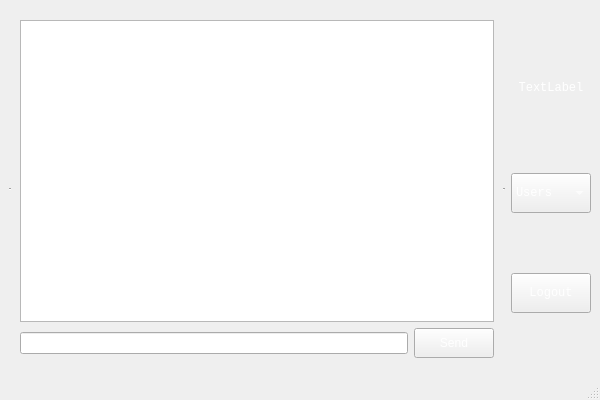
<?xml version="1.0" encoding="UTF-8"?>
<ui version="4.0">
 <class>ChatWindow</class>
 <widget class="QMainWindow" name="ChatWindow">
  <property name="geometry">
   <rect>
    <x>0</x>
    <y>0</y>
    <width>600</width>
    <height>400</height>
   </rect>
  </property>
  <property name="font">
   <font>
    <family>Consolas</family>
   </font>
  </property>
  <property name="windowTitle">
   <string>MainWindow</string>
  </property>
  <property name="styleSheet">
   <string notr="true">border-image:url(:/img/backround3.jpg);</string>
  </property>
  <widget class="QWidget" name="centralwidget">
   <property name="contextMenuPolicy">
    <enum>Qt::DefaultContextMenu</enum>
   </property>
   <layout class="QVBoxLayout" name="verticalLayout_4">
    <item>
     <layout class="QHBoxLayout" name="horizontalLayout">
      <item>
       <layout class="QVBoxLayout" name="verticalLayout">
        <property name="sizeConstraint">
         <enum>QLayout::SetDefaultConstraint</enum>
        </property>
       </layout>
      </item>
      <item>
       <widget class="QScrollArea" name="scrollArea">
        <property name="frameShape">
         <enum>QFrame::HLine</enum>
        </property>
        <property name="verticalScrollBarPolicy">
         <enum>Qt::ScrollBarAlwaysOff</enum>
        </property>
        <property name="horizontalScrollBarPolicy">
         <enum>Qt::ScrollBarAsNeeded</enum>
        </property>
        <property name="widgetResizable">
         <bool>true</bool>
        </property>
        <widget class="QWidget" name="scrollAreaWidgetContents">
         <property name="geometry">
          <rect>
           <x>0</x>
           <y>0</y>
           <width>478</width>
           <height>325</height>
          </rect>
         </property>
         <layout class="QVBoxLayout" name="verticalLayout_3">
          <item>
           <layout class="QHBoxLayout" name="horizontalLayout_3">
            <property name="spacing">
             <number>0</number>
            </property>
            <item>
             <widget class="QTextEdit" name="messageText">
              <property name="font">
               <font>
                <pointsize>9</pointsize>
               </font>
              </property>
              <property name="styleSheet">
               <string notr="true">border-image:url(:/img/backroundwhite.jpg);
color:black;</string>
              </property>
              <property name="readOnly">
               <bool>true</bool>
              </property>
             </widget>
            </item>
           </layout>
          </item>
          <item>
           <layout class="QHBoxLayout" name="horizontalLayout_2">
            <item>
             <widget class="QLineEdit" name="lineEdit">
              <property name="styleSheet">
               <string notr="true">border-image:url(:/img/backroundwhite.jpg);
color:black;</string>
              </property>
             </widget>
            </item>
            <item>
             <widget class="QPushButton" name="sendButton">
              <property name="minimumSize">
               <size>
                <width>40</width>
                <height>30</height>
               </size>
              </property>
              <property name="styleSheet">
               <string notr="true">color:white;</string>
              </property>
              <property name="text">
               <string>Send</string>
              </property>
             </widget>
            </item>
           </layout>
          </item>
         </layout>
        </widget>
       </widget>
      </item>
      <item>
       <layout class="QVBoxLayout" name="verticalLayout_2">
        <item>
         <widget class="QLabel" name="helloText">
          <property name="minimumSize">
           <size>
            <width>80</width>
            <height>0</height>
           </size>
          </property>
          <property name="maximumSize">
           <size>
            <width>16777215</width>
            <height>50</height>
           </size>
          </property>
          <property name="styleSheet">
           <string notr="true">color:white;</string>
          </property>
          <property name="text">
           <string>TextLabel</string>
          </property>
          <property name="alignment">
           <set>Qt::AlignCenter</set>
          </property>
         </widget>
        </item>
        <item>
         <widget class="QComboBox" name="logedUsers">
          <property name="minimumSize">
           <size>
            <width>80</width>
            <height>40</height>
           </size>
          </property>
          <property name="layoutDirection">
           <enum>Qt::LeftToRight</enum>
          </property>
          <property name="autoFillBackground">
           <bool>false</bool>
          </property>
          <property name="styleSheet">
           <string notr="true">color:white;</string>
          </property>
          <property name="inputMethodHints">
           <set>Qt::ImhNone</set>
          </property>
          <property name="currentText">
           <string>Users</string>
          </property>
          <property name="sizeAdjustPolicy">
           <enum>QComboBox::AdjustToMinimumContentsLength</enum>
          </property>
          <property name="iconSize">
           <size>
            <width>20</width>
            <height>20</height>
           </size>
          </property>
          <property name="duplicatesEnabled">
           <bool>false</bool>
          </property>
          <property name="frame">
           <bool>true</bool>
          </property>
          <item>
           <property name="text">
            <string>Users</string>
           </property>
          </item>
         </widget>
        </item>
        <item>
         <widget class="QPushButton" name="logoutButton">
          <property name="minimumSize">
           <size>
            <width>50</width>
            <height>40</height>
           </size>
          </property>
          <property name="styleSheet">
           <string notr="true">color:white;</string>
          </property>
          <property name="text">
           <string>Logout</string>
          </property>
         </widget>
        </item>
       </layout>
      </item>
     </layout>
    </item>
   </layout>
  </widget>
  <widget class="QMenuBar" name="menubar">
   <property name="geometry">
    <rect>
     <x>0</x>
     <y>0</y>
     <width>600</width>
     <height>26</height>
    </rect>
   </property>
   <property name="nativeMenuBar">
    <bool>true</bool>
   </property>
  </widget>
  <widget class="QStatusBar" name="statusbar"/>
 </widget>
 <resources/>
 <connections>
  <connection>
   <sender>logedUsers</sender>
   <signal>currentIndexChanged(int)</signal>
   <receiver>ChatWindow</receiver>
   <slot>setIndex(int)</slot>
   <hints>
    <hint type="sourcelabel">
     <x>586</x>
     <y>156</y>
    </hint>
    <hint type="destinationlabel">
     <x>533</x>
     <y>67</y>
    </hint>
   </hints>
  </connection>
  <connection>
   <sender>logedUsers</sender>
   <signal>currentIndexChanged(int)</signal>
   <receiver>ChatWindow</receiver>
   <slot>cleanList(int)</slot>
   <hints>
    <hint type="sourcelabel">
     <x>551</x>
     <y>137</y>
    </hint>
    <hint type="destinationlabel">
     <x>537</x>
     <y>216</y>
    </hint>
   </hints>
  </connection>
 </connections>
 <slots>
  <signal>signal1()</signal>
  <slot>setIndex(int)</slot>
  <slot>cleanList(int)</slot>
 </slots>
</ui>
